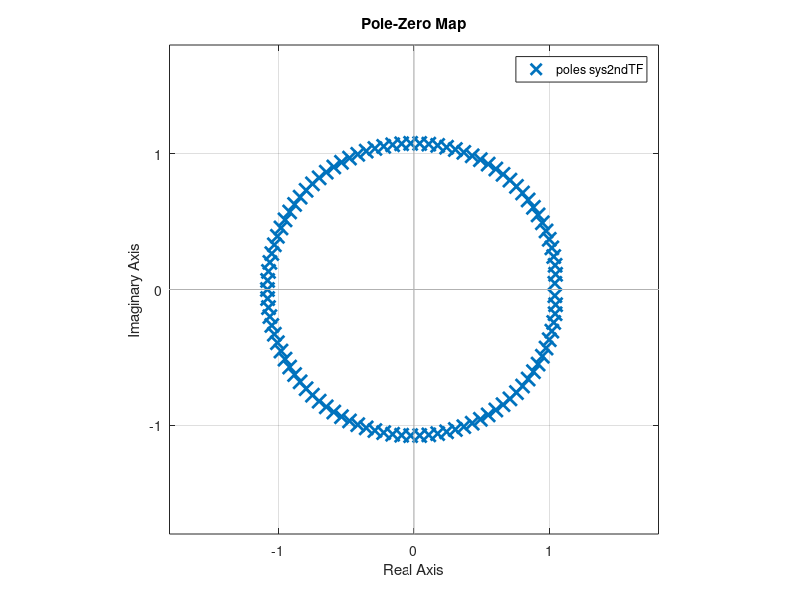
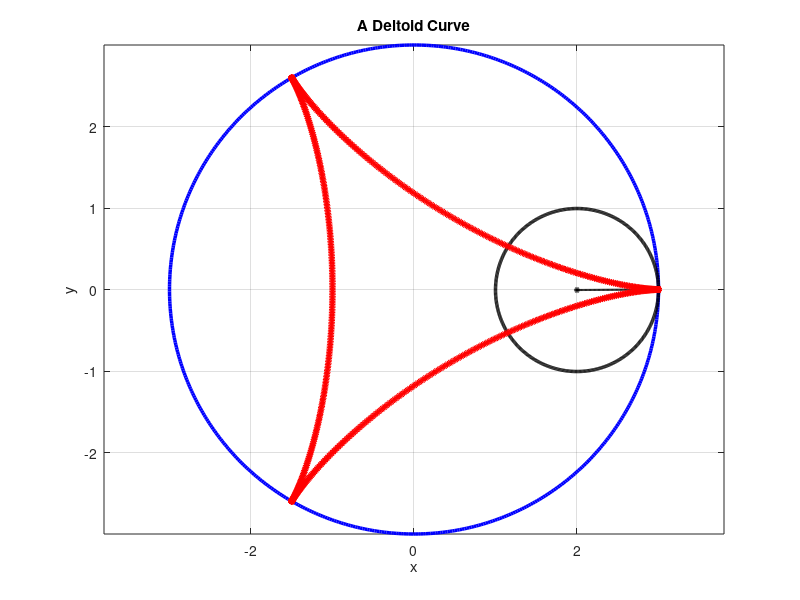

Write the MATLAB code that produced these figures, in order.
% a) Enestrom-Kakeya Theorem
% Sarah Garrow during office hours accidentally plotted a wrong transfer
% function, resulting in rediscovering Enestrom-Kakeya Theorem, see 
% http://www.math.vanderbilt.edu/~esaff/texts/39.pdf Theorem B for details 

% b) Kakeya set: A subset in R^n contains a unit line segment in every
% direction, and the line segment can rotate within this set full 2*pi
% radians in every direction. Such a set is called Kakeya set. A deltoid is
% a preliminary solution to the problem proposed by Kakeya in 1917 that 
% whether or not Kakeya set has a min area. Modern version of this problem
% considering the area in the sense of measure theory is called Kakeya
% Conjecture; it is still an open problem for dimension n>=3.

% Here we just reproduced the deltoid illustrated on the Wikipedia.org 
% https://en.wikipedia.org/wiki/Deltoid_curve

% 2016-09-26
% Y\"un Han
% ECE 486 Lab 3

%% 
clear % clear values of variables in workspace
clc % clear messages in the command window
clf % clear existing figures 
close all % close all existing windows; w/o 'all', only close the latest

%% Accidentally rediscovered Kakeya Theorem

% What Sarah Garrow originally wanted was to plot an array of 2nd order 
% transfer functions with varying damping ratios, using the following matlab
% code

% **** the following code is wrong for the purpose above **** 
% generate an array for the coefficient of s-term in the 2nd order TF,
% hence varying the damping ratio in the 2nd order TF
n = linspace(1,5,100); 

num = 1517; % a random numerator, which does not matter since we want poles
den = [1 n 1200]; % expect that den would be an array of 2nd order polynomials
% den = [1 n 10]; % we also tested this one, see the explanation below for
% the choice of 10 for the constant term

sys2ndTF = tf(num,den); % expecting that sys2ndTF would be an array of TFs
figure(1)
pzmap(sys2ndTF) % plot the poles of the 2nd TF with varying damping ratio
axis equal

% see the figure generated by the above code. Instead of getting poles of
% an array of 2nd order TFs, matlab plotted poles of a **single** TF with many
% many poles. (In this case, 102 poles of a 102nd order TF.)

% **** why the above code has failed ****
% matlab command tf did not generate an array of TFs in line 39/40; instead
% matlab saw that n variable in the middle as an array and expanded the
% array in array operation in line 39, we ended up with a 102nd order TF
% once line 39 has been executed. To fulfil Sarah's original purpose, we
% wrote a loop such that we could sweep all possible n's defined in line
% 36.

% Interestingly, the plot was not what we needed nevertheless it gave
% us an almost perfect circle. Why? Note that by line 39/40, we created a 
% polynomial with **increasing** coefficients. Theorem A (see the link above) 
% tells us that the poles would not be in the unit disc, but Theorem B gives 
% sharper estimates of the location, it bounds the poles with an annulus. 
% In our example, if we look at the ratio of adjacent coefficients, it is 
% almost 1 (except the last one). So the poles are forced into an annulus 
% close to the boundary of the disc (poles are outside the unit disc though), 
% which is a unit circle.

%% Deltoid plot
% Derivation of the deltoid parametric equation. Suppose the larger circle
% has radius b and smaller one radius a. Note that the centre of the
% rolling circle is on a circle with radius (b-a), concentric with the
% larger one. Connect the centres of both the larger circle and the
% smaller with a line, starting from the centre of the larger circle, pointing
% to the centre of the rolling circle. Then this line can also be regarded as 
% the vector corresponding to the centre of the smaller circle on a complex
% plane. When this vector rotates an angle theta_b, a point on the smaller circle 
% travels a distance of b*theta_b. (length of arc sector, when there is no 
% slipping/sliding between the two circles.) Writing this length of arc 
% sector in terms of how much the smaller circle has rotated, 
% b*theta_b = a*theta_a. Another vector starting from the centre of the
% rolling circle, pointing to a fixed point on the rolling circle is given
% by 

% a*exp(i*(theta_a-theta_b)). 

% By vector addition, the complex number associated with the fixed point on
% the rolling circle is given by 

% (b-a)*exp(i*theta_b) + a*exp(i*(theta_a - theta_b)).

% Plugging in theta_a = b/a*theta_b, we have

% (b-a)*exp(i*theta_b) + a*exp(i*(b-a)/a*theta_b)),

% which is the form given in complex coordinates on Wikipedia.

% clear
% clc
% clf
% close all

% vary theta_b = 0 to 2*pi, generate an animation like the one on Wikipedia.
b = 3;
a = 1; % b/a = 3, a deltoid is a special case of hypocycloid, try also a = .5 etc
dt = 0.01; % control the precision
theta_b = 0:dt:2*pi;

% plot the larger circle
largeCircleFig = figure('name','Parametric Deltoid','numbertitle','off');
% polar form
plot(b*cos(theta_b),b*sin(theta_b),'b','linewidth',2.5)
% hold on
% axis([-3.1 3.1 -3.1 3.1])
axis equal
grid(gca,'on') % same as grid on
title('A Deltoid Curve')
xlabel('x')
ylabel('y')

% mark the start point of the deltoid
% deltoid0 = line('xdata',b*cos(theta_b(1)),'ydata',b*sin(theta_b(1)), ...
%                 'color', 'r', 'marker', 'o', 'markersize',5,'linewidth',3);

% mark the rolling circle   
xcenterRollingCircle = (b-a)*cos(theta_b(1));
ycenterRollingCircle = (b-a)*sin(theta_b(1));
    
rollingCircle = line('xdata',a*cos(theta_b)+xcenterRollingCircle, ...
                     'ydata',a*sin(theta_b)+ycenterRollingCircle, ...
                     'color','k','markersize',2.5); % low level usage of 'line'
centerRollingCircle = line('xdata',(b-a), ...
                           'ydata',0,...
                           'color','k','marker','o','markersize',5);
lineCenter2Edge = line('xdata',[],'ydata',[]); % init new line handle

% init struct array for movie frames returned by getframe, see output
% arguments of 'getframe'
movFrame(numel(theta_b)) = struct('cdata',[],'colormap',[]); 

for i = 1:numel(theta_b)    
    
    xdata = (b-a)*cos(theta_b(i))+a*cos((b-a)/a*theta_b(i)); % deltoid data
    ydata = (b-a)*sin(theta_b(i))-a*sin((b-a)/a*theta_b(i)); 
    xdataCenter = (b-a)*cos(theta_b(i)); % centre data of rolling circle
    ydataCenter = (b-a)*sin(theta_b(i));
    % roll the rolling circle
    set(rollingCircle, ...
        'xdata',a*cos(theta_b)+xdataCenter, ...
        'ydata',a*sin(theta_b)+ydataCenter, ...
        'color','k','markersize',2.5,'linewidth',2.5);
    set(centerRollingCircle, ...
        'xdata',xdataCenter, ...
        'ydata',ydataCenter, ...
        'color','k','marker','o','markersize',2,'linewidth',2.5)
    
    % compute real time lineCenter2Edge data, stored in dummy points (t,y)
    if (xdataCenter<xdata) % later xdataCenter will be greater than xdata
        t = xdataCenter:dt:xdata; 
    else 
        t = xdata:dt:xdataCenter;
    end
    % get the line
    coeff = polyfit([xdata xdataCenter],[ydata ydataCenter],1);
    y = coeff(1)*t + coeff(2);

    % draw the line from centre of the rolling circle to the fixed point on
    % the edge
    set(lineCenter2Edge, ...
        'xdata',t, ...
        'ydata',y, ...
        'color','k','linewidth',1.5);
    
    % trajectory of a fixed point on the rolling circle
    line('xdata',xdata, ...
         'ydata',ydata, ...
         'color','r','marker','o','markersize',2.5,'linewidth',2.5)
    
    % axis([-3.1 3.1 -3.1 3.1]) 
    % set(gca,'xlim',[-3.1 3.1],'ylim',[-3.1 3.1]) % the same as above
    % axis equal
    
    movFrame(i) = getframe(gcf);
end

% show the movie centred at deltoid figure handle
movie(largeCircleFig,movFrame,3,80) % play the movie 3 time(s) at 80fps
